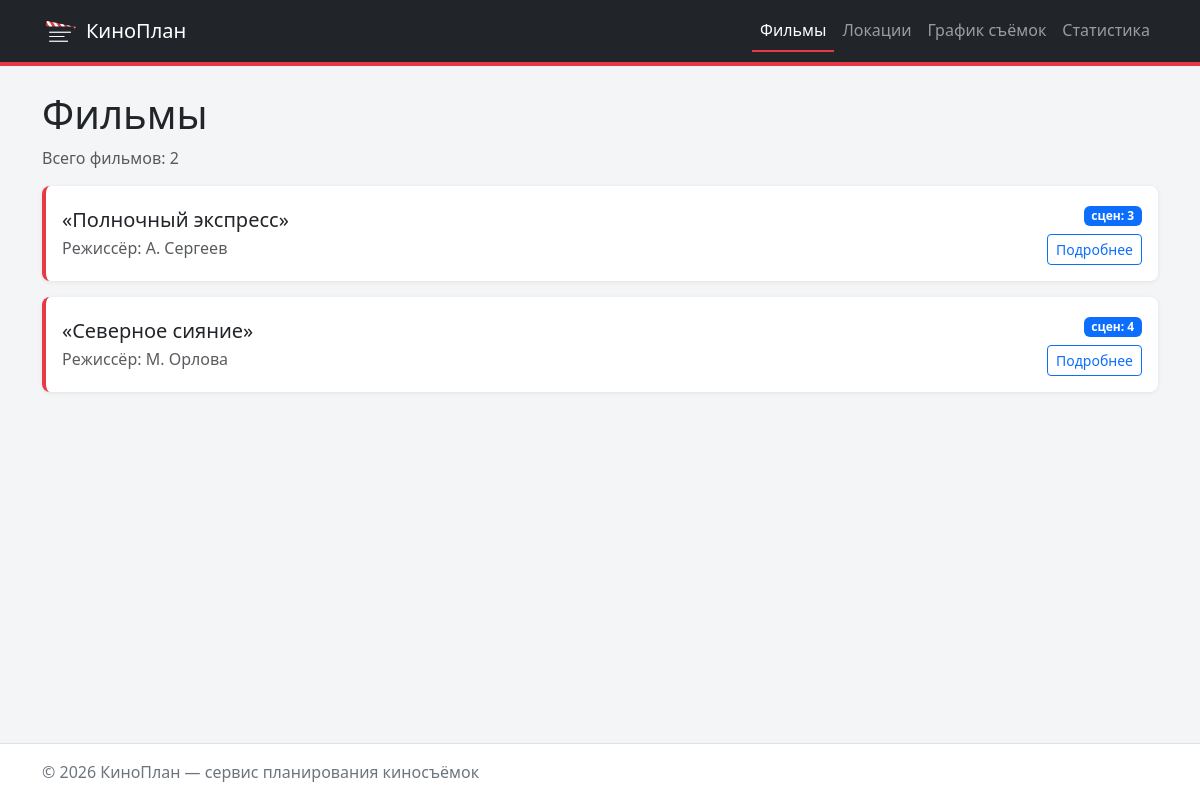
/films/, run on the app's committed database.
### films/views.py (the view)
# urls.py: path("", views.films, name="list"),
def films(request: HttpRequest) -> HttpResponse:
    context = {
        "films": queries.get_films(),
    }
    return render(request, "films/film_list.html", context)

### db/database.py (called while the page is built)
def get_connection(db_path: Optional[str] = None) -> sqlite3.Connection:
    conn = sqlite3.connect(db_path or DB_PATH)
    conn.row_factory = sqlite3.Row
    conn.execute("PRAGMA foreign_keys = ON")
    return conn

def check_database() -> None:
    if not os.path.exists(DB_PATH):
        raise FileNotFoundError(
            f"База данных {DB_PATH} не найдена. "
            "Создайте её командой: python -m db.import_json"
        )

def fetch_all(query: str, params: Sequence = ()) -> List[sqlite3.Row]:
    check_database()
    with closing(get_connection()) as conn:
        return conn.execute(query, params).fetchall()

### db/queries.py (called while the page is built)
def get_films():
    return fetch_all("""
        SELECT
            films.id,
            films.title,
            films.director,
            COUNT(scenes.id) AS scenes_count
        FROM films
        LEFT JOIN scenes ON scenes.film_id = films.id
        GROUP BY films.id, films.title, films.director
        ORDER BY films.title
    """)

### films/templates/films/film_list.html (shortened to what this page needs)
{% extends "base.html" %}
{% block content %}
    <h1>Фильмы</h1>
    <p class="text-muted">Всего фильмов: {{ films|length }}</p>
    {% for film in films %}
        {% include "films/includes/film_card.html" %}
    {% empty %}
        <p>Фильмов нет.</p>
    {% endfor %}
{% endblock %}

### films/templates/films/includes/film_card.html
<article class="card kp-card film-card mb-3">
    <div class="card-body d-flex justify-content-between align-items-center">
        <div>
            <h2 class="card-title h5 mb-1">«{{ film.title|default:"Без названия" }}»</h2>
            <p class="card-text text-muted mb-0">
                Режиссёр: {{ film.director|default:"не указан" }}
            </p>
        </div>
        <div class="text-end">
            <span class="badge bg-primary mb-2">сцен: {{ film.scenes_count }}</span><br>
            <a href="{% url 'films:detail' film.id %}" class="btn btn-sm btn-outline-primary">
                Подробнее
            </a>
        </div>
    </div>
</article>

### homepage/static/homepage/css/style.css (style rules this page uses)
:root { --kp-accent: #e63946; --kp-dark: #212529; --kp-muted-bg: #f4f5f7; }
body { min-height: 100vh; display: flex; flex-direction: column; background-color: var(--kp-muted-bg); }
.kp-card { border: none; border-left: 4px solid var(--kp-accent); border-radius: 8px; box-shadow: 0 1px 4px rgba(0, 0, 0, 0.08); }

### data on the page
films: title "Полночный экспресс", director "А. Сергеев", scenes_count "3"
films: title "Северное сияние", director "М. Орлова", scenes_count "4"

### other printed values
{{ films|length }} "2"
